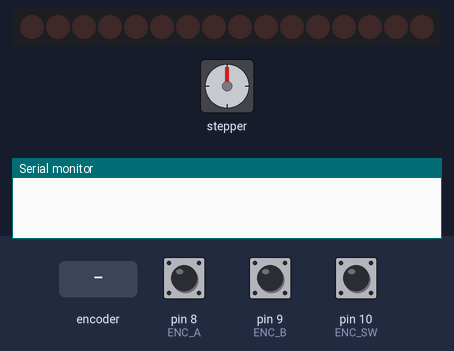
Bench run of a sketch on a simulated Arduino Uno, built with avr-gcc and run on an emulated ATmega328P. Shown: 16 shift-register outputs drawn as a row of LEDs (first output left, lit = HIGH), stepper motor, the last lines printed to the serial monitor. Wiring (inferred from the names in the program): 2 × shift register (74HC595): data pin 11; shift clock pin 12; latch pin 13. Wiring (inferred from the signals the program sends): row of LEDs: on Q0, Q1, Q2, Q3, Q4, Q5, Q6, Q7, Q8, Q9, Q10, Q11, Q12, Q13, Q14, Q15. The inputs (shaded band) are chosen by the test bench; at power-on: pin 10 (ENC_SW) HIGH, pin 8 (ENC_A) HIGH, pin 9 (ENC_B) HIGH. Stepper angles assume 200 steps per turn.

Above: at 1.2 s.
1.3 s: pin 10 (ENC_SW) pulled LOW for 0.15 s
At 1.9 s:
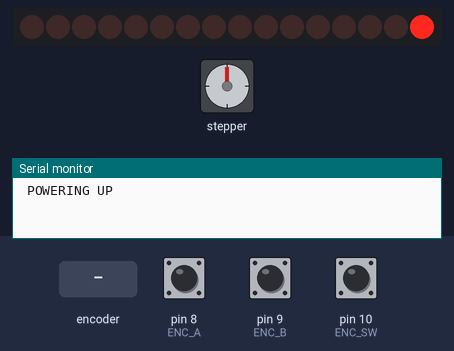
2.9 s: rotary encoder on pin 8 (ENC_A) / pin 9 (ENC_B) turned 3 steps (first pin leading)
At 4.4 s:
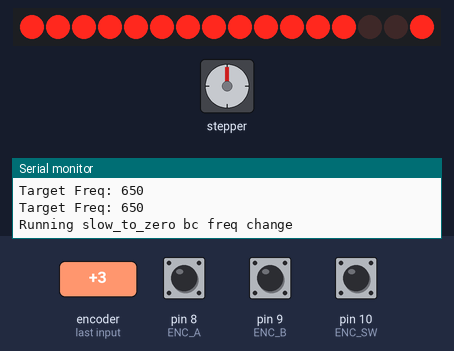
6.3 s: rotary encoder on pin 8 (ENC_A) / pin 9 (ENC_B) turned 3 steps (first pin leading)
At 8.1 s:
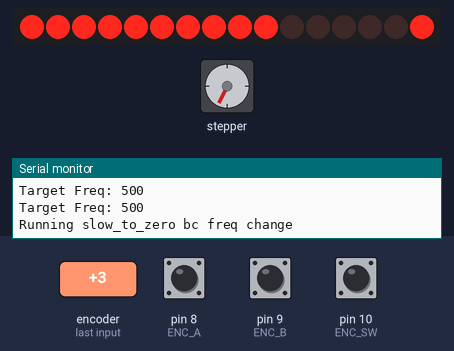
9.0 s: pin 10 (ENC_SW) pulled LOW for 0.15 s
12.1 s: rotary encoder on pin 8 (ENC_A) / pin 9 (ENC_B) turned 3 steps (first pin leading)
At 12.8 s:
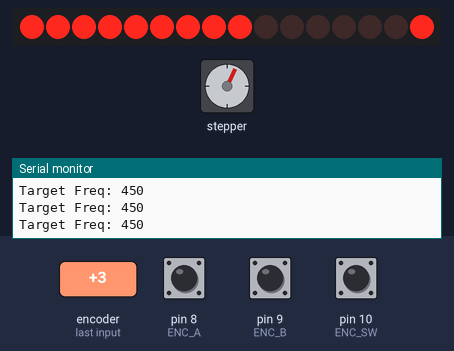
15.7 s: rotary encoder on pin 8 (ENC_A) / pin 9 (ENC_B) turned 3 steps (first pin leading)
At 21.4 s:
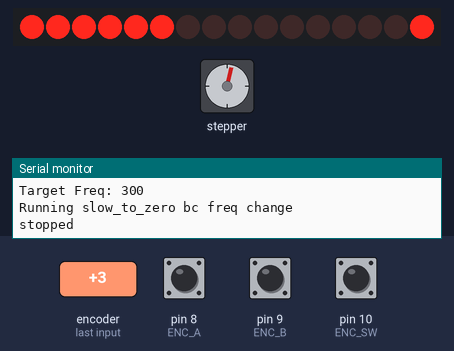
Timing chart, 0 to 26.2 s (numbered marks = the images above; inputs shaded):
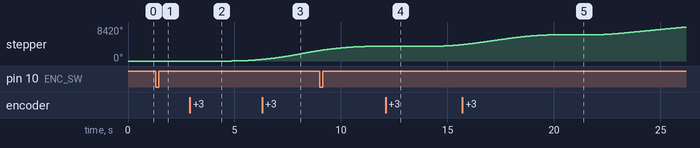

Measured:
- after the input at 2.9 s, stepper: keeps turning clockwise at about 276°/s, starting after 2.0 s

The sketch:

OSH_refactor2.ino
```cpp
// OSH orbital shaker: www.black-glass.com

// TYVM Mayhew Labs: www.mayhewlabs.com/products/rotary-encoder-led-ring
// TYVM Mike McCauley: www.open.com.au/mikem/arduino/AccelStepper/

#include <AccelStepper.h>

// ####### Encoder Variables #######
    //These are the pins that will talk to the shift register through SPI
  #define SDI    11    // Data
  #define CLK    12    // Clock
  #define LE     13    // Latch
    //These are the rotary encoder pins A, B, and switch
  #define ENC_A    8
  #define ENC_B    9
  #define ENC_SW   10
  #define ENC_PORT PINB   //The port that the rotary encoder is on (see http://www.arduino.cc/en/Reference/PortManipulation)
    // Global variables
  int scaledCounter = 0;  // The LED output is based on a scaled veryson of the rotary encoder counter
  int sequenceNumber = 0; // The output sequence for the LEDs
  int incomingByte = 0;   // Serial input to select LED output sequence
  int switch_spool = 0;   // Counts the loops where switch is in LOW state ... used to power off machine
  int power_state = LOW;    // Stores current power state
    // 16 LEDs on the ring.... each line has 16 bits with the 1 being on and 0 being off ... for that LED
  unsigned int sequence[16] = {
    0b1000000000000000, // This has a single LED turned on
    0b1000000000000001, // This has the fist and last LEDs on and the rest off.
    0b1000000000000011,
    0b1000000000000111,
    0b1000000000001111,
    0b1000000000011111,
    0b1000000000111111,
    0b1000000001111111,
    0b1000000011111111,
    0b1000000111111111,
    0b1000001111111111,
    0b1000011111111111,
    0b1000111111111111,
    0b1001111111111111,
    0b1011111111111111,
    0b1111111111111111 // This is all LEDs turned on
  };

// ####### Stepper Driver Variables #######
  AccelStepper myStepper( 1, 6, 7 ); // initialize AccelStepper in step/dir mode on pins 8 and 9
  const int STEPPER_ENERGIZED_PIN = 5;  // Controls the powered or unpowered state of stepper coils
  int targetFreq = 0; // What frequency we'd like to accel or deccel to
  int tempFreq = 0; // used to ensure the user has settled on a chosen RPM
  int previousFreq = 0; // TODO: rename this "currentFreq"
  int buttonState = 0;  // variable for storing the RUN_PIN status
    // counts the number of cycles for reading inputs
    // starts at 10000 so all inputs are read on first cycle
  int run_cycle_count = 100000;


void setup() {
// ####### Encoder Setup #######
    //Set SPI pins to output
  pinMode(SDI, OUTPUT);
  pinMode(CLK, OUTPUT);
  pinMode(LE, OUTPUT);
    //Set encoder pins to input, turn internal pull-ups on
  pinMode(ENC_A, INPUT);
  digitalWrite(ENC_A, HIGH);
  pinMode(ENC_B, INPUT);
  digitalWrite(ENC_B, HIGH);
  pinMode(ENC_SW, INPUT);
  digitalWrite(ENC_SW, HIGH);

// ####### Stepper Driver Setup #######
    // initialize input pins
  pinMode( STEPPER_ENERGIZED_PIN, OUTPUT );
  myStepper.setAcceleration( 200.0 );

// ####### General Setup #######
  Serial.begin( 115200 );
    // Ensure LEDs are off by default
  push_to_led_encoder( 0b0000000000000000 );
}


void loop()
{
  power_state = read_encoder_button ( power_state, previousFreq );
  static uint8_t counter = 0;      // this variable will be changed by encoder input
  int8_t tmpdata;
  tmpdata = read_encoder();

  // If the encoder has moved, modify the RPMs
  // And reflect in the LED encoder
  if(tmpdata && power_state == HIGH ) {
    counter += tmpdata * 4;
    scaledCounter = map(counter, 0, 255, 0, 16);

    // Light up LEDs based on encoder position and movement along the sequence array
    push_to_led_encoder( sequence[scaledCounter] );

    // targetFreq starts at zero
    // NOTE: @ targetFreq == 750rpm we begin to miss steps even w/o load
    targetFreq = scaledCounter * 50 ;

    print_formatted_output ( "Target Freq: ", targetFreq );
  }


  if ( power_state == HIGH ) {
    ////// handle frequency of input pin reads
    digitalWrite( STEPPER_ENERGIZED_PIN, HIGH );
    if ( run_cycle_count == 10000 ) {

            ////// handle change in shake frequency and speed maintain
      // If targetFreq has remained the same for the last 4 passes ( at 10000 flops / pass )
      // we know the user has settled on a given RPM
      if ( targetFreq == tempFreq ){
        // if the frequency has changed, slow it to zero
        // store it in the variables
        if ( previousFreq != targetFreq ) {
          Serial.println( "Running slow_to_zero bc freq change" );
          // This prevents bashing up our shaken samples with twitchy changes in speed
          slow_to_zero(previousFreq);
          myStepper.setMaxSpeed( targetFreq );
          previousFreq = targetFreq;
        } else if ( targetFreq > 0 && previousFreq == targetFreq ) {
          Serial.println("adding steps");
          myStepper.move( ( targetFreq * 5 ) );
        }

      } else if ( targetFreq != tempFreq ){
        tempFreq = targetFreq;
      }

      run_cycle_count = 0;
    }

    myStepper.run();
    run_cycle_count++;
  }

}


// ################## Functions ######################

void push_to_led_encoder ( int led_binary_sequence ){
  digitalWrite(LE,LOW);
  shiftOut(SDI,CLK,MSBFIRST,( led_binary_sequence >> 8));    // High byte first
  shiftOut(SDI,CLK,MSBFIRST, led_binary_sequence );          // Low byte second
  digitalWrite(LE,HIGH);
}

void print_formatted_output ( String attrib , int num ){
  Serial.print( attrib );
  Serial.print( num );
  Serial.print( "\n" );
}

// Check the switch a number of times to ensure signal from noise ( caused by momentary switch bounce )
int read_encoder_button( int ps, int pf ) {
  if ( digitalRead( ENC_SW ) == LOW ){
    if ( switch_spool == 4000 ){
      if ( ps == 1 ){
        Serial.println(" POWERING OFF ");
        push_to_led_encoder( 0b0000000000000000 ); // Extinguish all LEDs
        slow_to_zero( pf );
        targetFreq = 0;
        scaledCounter = 0;
        ps = 0;
      } else if ( ps == 0 ){
        Serial.println(" POWERING UP ");
        push_to_led_encoder( 0b1000000000000000 ); // Light up power LED
        ps = 1;
      }
    }
    switch_spool++;
    //Serial.println( switch_spool );
  } else if ( digitalRead( ENC_SW ) == HIGH ) {
    switch_spool = 0;
  }
  return ps;
}

// Returns change in encoder state (-1,0,1)
// www.circuitsathome.com/mcu/reading-rotary-encoder-on-arduino
int8_t read_encoder() {
  int8_t enc_states[] = {0,-1,1,0,1,0,0,-1,-1,0,0,1,0,1,-1,0};
  static uint8_t old_AB = 0;
  /**/
  old_AB <<= 2;                   //remember previous state
  old_AB |= ( ENC_PORT & 0x03 );  //add current state
  return ( enc_states[( old_AB & 0x0f )]);
}

// Slows the stepper and powers off the coils
void slow_to_zero( int pf ) {
  if ( myStepper.speed() > 0 ) {
    myStepper.moveTo( myStepper.currentPosition() + ( pf * 2 ) );
    // Blocks while it slows to zero
    while ( myStepper.speed() > 0 )
      myStepper.run();
    Serial.println("stopped");
    digitalWrite( STEPPER_ENERGIZED_PIN, LOW );
    delay( 1000 );
  }
}

void stepper_status ( int f ) {
  Serial.print( f);
  Serial.print( " " );
  Serial.print( myStepper.distanceToGo() );
  Serial.print("\n");
}
```
